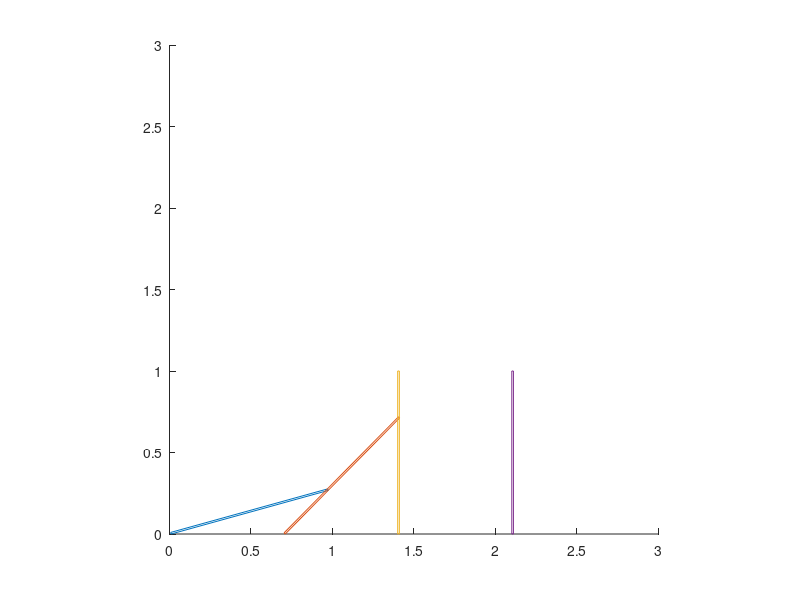

Here is the MATLAB script that generated this plot: (Note: this script raises an error after producing the figure.)
clear
close
clc
hieght = 1;
width = .01;
spacing = .7;

collision = acosd(spacing/hieght);
figure(1)
hold on
h = plot([0  width width  0  0], [0  0  hieght  hieght  0]);
i = plot([spacing*1  width+spacing*1 width+spacing*1  spacing*1  spacing*1], [0  0  hieght  hieght  0]);
j = plot([spacing*2  width+spacing*2 width+spacing*2  spacing*2  spacing*2], [0  0  hieght  hieght  0]);
k = plot([spacing*3  width+spacing*3 width+spacing*3  spacing*3  spacing*3], [0  0  hieght  hieght  0]);
axis([0  3  0  3])

axis equal

increment = .05;
thetanow{1} = 90;

thetanow{2} = 90;
theta3now = 90;

while thetanow{1} >= 0 % && k1 > collision % collision condition
if thetanow{1} >= 0
    rotate(h, [0 0 1], -increment,[width,0,0])
   
end
for q = 10

    
    if thetanow{1} <= collision
    thetaprevious{2} = (thetanow{1}-increment) + asind(spacing*sind((thetanow{1}-increment))/sqrt(hieght^2 + spacing^2 -2*hieght*spacing*cosd((thetanow{1}-increment))));
    thetanow{2} = thetanow{1} + asind(spacing*sind(thetanow{1})/sqrt(hieght^2 + spacing^2 -2*hieght*spacing*cosd(thetanow{1})));
    theta2delta = thetaprevious{2} - thetanow{2};
    rotate(i, [0 0 1], theta2delta,[width+spacing*1,0,0])

    end
end
if thetanow{2} <= collision
    theta3previous = (theta2+theta2delta) + asind(spacing*sind((theta2+theta2delta))/sqrt(hieght^2 + spacing^2 -2*hieght*spacing*cosd((theta2+theta2delta))));
    theta3now = theta2 + asind(spacing*sind(theta2)/sqrt(hieght^2 + spacing^2 -2*hieght*spacing*cosd(theta2)));
    theta3delta = theta3previous - theta3now;
    rotate(j, [0 0 1], theta3delta  ,[width+spacing*2,0,0])
end

if theta3now <= collision
    theta3 = theta3now;
    theta4previous = (theta3+theta3delta) + asind(spacing*sind((theta3+theta3delta))/sqrt(hieght^2 + spacing^2 -2*hieght*spacing*cosd((theta3+theta3delta))));
    theta4now = theta3 + asind(spacing*sind(theta3)/sqrt(hieght^2 + spacing^2 -2*hieght*spacing*cosd(theta3)));
    theta4delta = theta4previous - theta4now;
    rotate(k, [0 0 1], theta4delta  ,[width+spacing*3,0,0])
end


thetanow{1} = thetanow{1}-increment;
drawnow
end
















% 
% while k1 < 10000
% if k1 <= fallduration
%     rotate(h, [0 0 1], initialrate+modifierrate*k1,[width,0,0])
%     refreshdata
%     drawnow
% end
% if k1 > startdelay*1 && k1 <= startdelay*1+fallduration
%     rotate(i, [0 0 1],initialrate+modifierrate*(k1-startdelay*1),[width+spacing*1,0,0])
%     refreshdata
%     drawnow
% 
% end
% if k1 > startdelay*2 && k1 <= startdelay*2+fallduration
%     rotate(j, [0 0 1],initialrate+modifierrate*(k1-(startdelay*2)),[width+spacing*2,0,0])
%     refreshdata
%     drawnow
% 
% end
% if k1 > startdelay*3 && k1 <= startdelay*3+fallduration
%     rotate(k, [0 0 1],initialrate+modifierrate*(k1-startdelay*3),[width+spacing*3,0,0])
%     refreshdata
%     drawnow
% 
% end
% k1 = k1+1;
% end